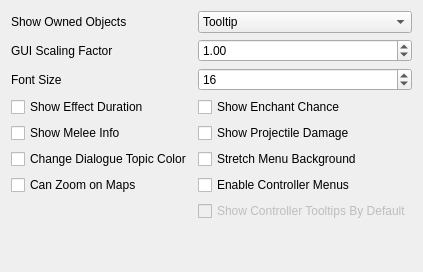
     <widget class="QWidget" name="Interface">
      <attribute name="title">
       <string>Interface</string>
      </attribute>
      <layout class="QVBoxLayout">
       <item>
        <layout class="QGridLayout" name="gridLayout">
         <item row="0" column="1">
          <widget class="QComboBox" name="showOwnedComboBox">
           <property name="currentIndex">
            <number>1</number>
           </property>
           <item>
            <property name="text">
             <string>Off</string>
            </property>
           </item>
           <item>
            <property name="text">
             <string>Tooltip</string>
            </property>
           </item>
           <item>
            <property name="text">
             <string>Crosshair</string>
            </property>
           </item>
           <item>
            <property name="text">
             <string>Tooltip and Crosshair</string>
            </property>
           </item>
          </widget>
         </item>
         <item row="1" column="1">
          <widget class="QDoubleSpinBox" name="scalingSpinBox">
           <property name="decimals">
            <number>2</number>
           </property>
           <property name="minimum">
            <double>0.500000000000000</double>
           </property>
           <property name="maximum">
            <double>8.000000000000000</double>
           </property>
           <property name="singleStep">
            <double>0.250000000000000</double>
           </property>
           <property name="value">
            <double>1.000000000000000</double>
           </property>
          </widget>
         </item>
         <item row="2" column="1">
          <widget class="QSpinBox" name="fontSizeSpinBox">
           <property name="minimum">
            <number>12</number>
           </property>
           <property name="maximum">
            <number>18</number>
           </property>
           <property name="singleStep">
            <number>1</number>
           </property>
           <property name="value">
            <number>16</number>
           </property>
          </widget>
         </item>
         <item row="1" column="0">
          <widget class="QLabel" name="scalingLabel">
           <property name="toolTip">
            <string>&lt;html&gt;&lt;head/&gt;&lt;body&gt;&lt;p&gt;This setting scales GUI windows. A value of 1.0 results in the normal scale.&lt;/p&gt;&lt;/body&gt;&lt;/html&gt;</string>
           </property>
           <property name="text">
            <string>GUI Scaling Factor</string>
           </property>
          </widget>
         </item>
         <item row="4" column="0">
          <widget class="QCheckBox" name="showEffectDurationCheckBox">
           <property name="toolTip">
            <string>&lt;html&gt;&lt;head/&gt;&lt;body&gt;&lt;p&gt;Show the remaining duration of magic effects and lights if this setting is true. The remaining duration is displayed in the tooltip by hovering over the magical effect. &lt;/p&gt;&lt;p&gt;The default value is false.&lt;/p&gt;&lt;/body&gt;&lt;/html&gt;</string>
           </property>
           <property name="text">
            <string>Show Effect Duration</string>
           </property>
          </widget>
         </item>
         <item row="6" column="0">
          <widget class="QCheckBox" name="changeDialogTopicsCheckBox">
           <property name="toolTip">
            <string>&lt;html&gt;&lt;head/&gt;&lt;body&gt;&lt;p&gt;If this setting is true, dialogue topics will have a different color if the topic is specific to the NPC you're talking to or the topic was previously seen. Color can be changed in settings.cfg.&lt;/p&gt;&lt;p&gt;The default value is false.&lt;/p&gt;&lt;/body&gt;&lt;/html&gt;</string>
           </property>
           <property name="text">
            <string>Change Dialogue Topic Color</string>
           </property>
          </widget>
         </item>
         <item row="2" column="0">
          <widget class="QLabel" name="fontSizeLabel">
           <property name="toolTip">
            <string>Size of characters in game texts.</string>
           </property>
           <property name="text">
            <string>Font Size</string>
           </property>
          </widget>
         </item>
         <item row="7" column="0">
          <widget class="QCheckBox" name="useZoomOnMapCheckBox">
           <property name="toolTip">
            <string>&lt;html&gt;&lt;head/&gt;&lt;body&gt;&lt;p&gt;Enable zooming on local and global maps.&lt;/p&gt;&lt;/body&gt;&lt;/html&gt;</string>
           </property>
           <property name="text">
            <string>Can Zoom on Maps</string>
           </property>
          </widget>
         </item>
         <item row="5" column="1">
          <widget class="QCheckBox" name="showProjectileDamageCheckBox">
           <property name="toolTip">
            <string>&lt;html&gt;&lt;head/&gt;&lt;body&gt;&lt;p&gt;If this setting is true, damage bonus of arrows and bolts will be shown on item tooltip.&lt;/p&gt;&lt;p&gt;The default value is false.&lt;/p&gt;&lt;/body&gt;&lt;/html&gt;</string>
           </property>
           <property name="text">
            <string>Show Projectile Damage</string>
           </property>
          </widget>
         </item>
         <item row="5" column="0">
          <widget class="QCheckBox" name="showMeleeInfoCheckBox">
           <property name="toolTip">
            <string>&lt;html&gt;&lt;head/&gt;&lt;body&gt;&lt;p&gt;If this setting is true, melee weapons reach and speed will be shown on item tooltip.&lt;/p&gt;&lt;p&gt;The default value is false.&lt;/p&gt;&lt;/body&gt;&lt;/html&gt;</string>
           </property>
           <property name="text">
            <string>Show Melee Info</string>
           </property>
          </widget>
         </item>
         <item row="6" column="1">
          <widget class="QCheckBox" name="stretchBackgroundCheckBox">
           <property name="toolTip">
            <string>&lt;html&gt;&lt;head/&gt;&lt;body&gt;&lt;p&gt;Stretch menus, load screens, etc. to the window aspect ratio.&lt;/p&gt;&lt;/body&gt;&lt;/html&gt;</string>
           </property>
           <property name="text">
            <string>Stretch Menu Background</string>
           </property>
          </widget>
         </item>
         <item row="7" column="1">
          <widget class="QCheckBox" name="controllerMenusCheckBox">
           <property name="toolTip">
            <string>&lt;html&gt;&lt;head/&gt;&lt;body&gt;&lt;p&gt;Make it easier to use game menus with a controller.&lt;/p&gt;&lt;/body&gt;&lt;/html&gt;</string>
           </property>
           <property name="text">
            <string>Enable Controller Menus</string>
           </property>
          </widget>
         </item>
         <item row="8" column="1">
          <widget class="QCheckBox" name="controllerMenuTooltipsCheckBox">
           <property name="enabled">
            <bool>false</bool>
           </property>
           <property name="toolTip">
            <string>&lt;html&gt;&lt;head/&gt;&lt;body&gt;&lt;p&gt;When using controller menus, make tooltips visible by default.&lt;/p&gt;&lt;/body&gt;&lt;/html&gt;</string>
           </property>
           <property name="text">
            <string>Show Controller Tooltips By Default</string>
           </property>
          </widget>
         </item>
         <item row="0" column="0">
          <widget class="QLabel" name="showOwnedLabel">
           <property name="text">
            <string>Show Owned Objects</string>
           </property>
          </widget>
         </item>
         <item row="4" column="1">
          <widget class="QCheckBox" name="showEnchantChanceCheckBox">
           <property name="toolTip">
            <string>&lt;html&gt;&lt;head/&gt;&lt;body&gt;&lt;p&gt;Whether or not the chance of success will be displayed in the enchanting menu.&lt;/p&gt;&lt;p&gt;The default value is false.&lt;/p&gt;&lt;/body&gt;&lt;/html&gt;</string>
           </property>
           <property name="text">
            <string>Show Enchant Chance</string>
           </property>
          </widget>
         </item>
        </layout>
       </item>
       <item>
        <spacer name="verticalSpacer_2">
         <property name="orientation">
          <enum>Qt::Orientation::Vertical</enum>
         </property>
         <property name="sizeHint" stdset="0">
          <size>
           <width>20</width>
           <height>40</height>
          </size>
         </property>
        </spacer>
       </item>
      </layout>
     </widget>
